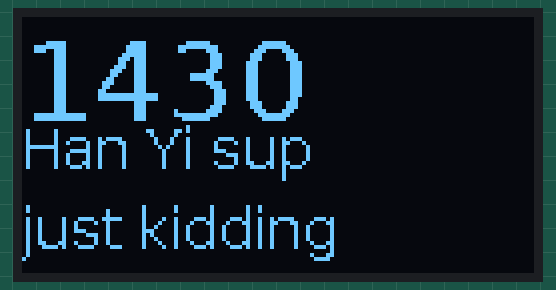
Recording of a program running on a simulated Raspberry Pi (BCM pin numbers). Shown: 128×64 one-colour display. At 0.1 s the program stops and its outputs stay as they are.

Above: at 0.2 s.

The program:

OLED.py
```python
import board
import digitalio
from PIL import Image, ImageDraw, ImageFont
import adafruit_ssd1306

# Setting some variables for our reset pin etc.
RESET_PIN = digitalio.DigitalInOut(board.D4)

# Very important... This lets py-gaugette 'know' what pins to use in order to reset the display
i2c = board.I2C()
oled = adafruit_ssd1306.SSD1306_I2C(128, 64, i2c, addr=0x3c, reset=RESET_PIN)

# Clear display.
oled.fill(0)
oled.show()

# Create blank image for drawing.
image = Image.new("1", (oled.width, oled.height))
draw = ImageDraw.Draw(image)

# Load a font in 2 different sizes.
font = ImageFont.truetype("/usr/share/fonts/truetype/dejavu/DejaVuSans.ttf", 28)
font2 = ImageFont.truetype("/usr/share/fonts/truetype/dejavu/DejaVuSans.ttf", 14)

# Draw the text
draw.text((0, 0), "1430", font=font, fill=255)
draw.text((0, 25), "Han Yi sup", font=font2, fill=255)
draw.text((0, 45), "just kidding", font=font2, fill=255)

# Display image
oled.image(image)
oled.show()
```
